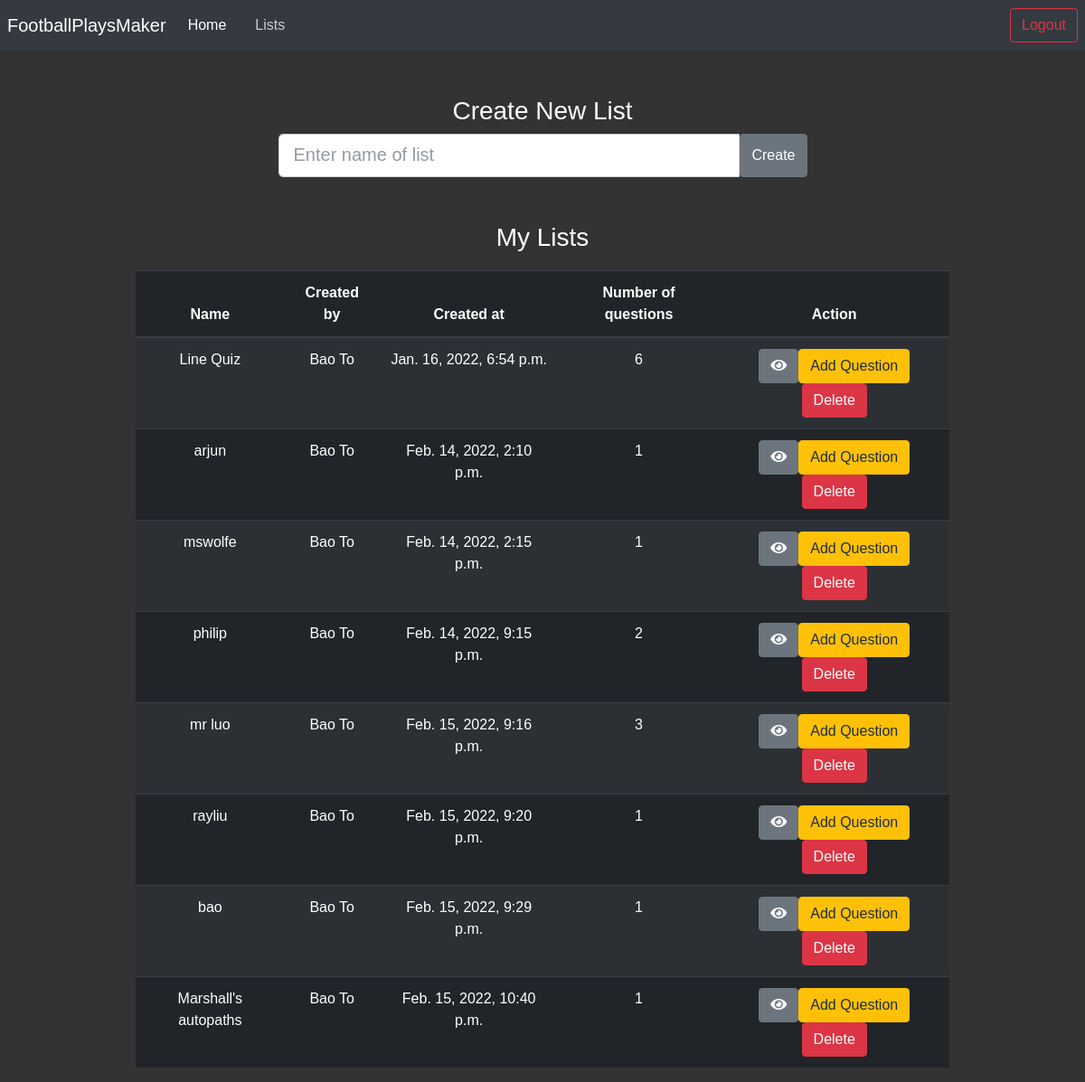
The app's page /createlist (signed in), older data.
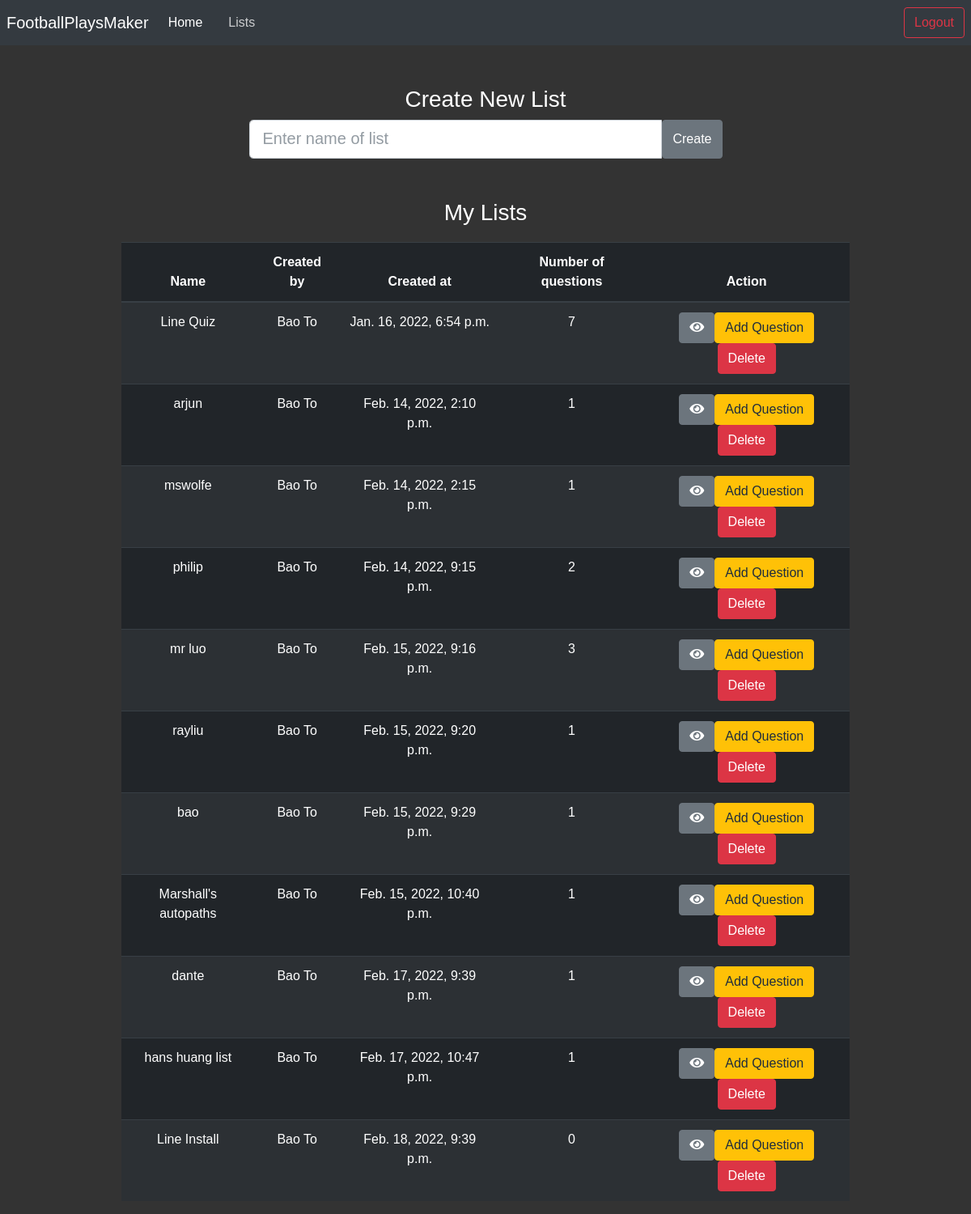
The same page, newer data.
### main/models.py (models this page shows, shortened)
class List(models.Model):
    list_name = models.CharField(max_length=255)
    user = models.ForeignKey(User, related_name="lists", on_delete=models.CASCADE)
    created_at = models.DateTimeField(auto_now_add=True) #used for logging the time that the user signed up
    number_of_questions = models.IntegerField(default=0) #used to collect the number of questions that are collected by the user

class User(models.Model):
    first_name = models.CharField(max_length=255)
    last_name = models.CharField(max_length=255)
    email = models.CharField(max_length=255)
    password = models.CharField(max_length=255)
    def __str__(self): #this is like the getInstance() method in Frc, it gets the instance object
        return self.first_name + " " + self.last_name

### main/views.py (the view, shortened to what this page needs)
# urls.py: path('createlist', createlist, name='createlist'),
def createlist(request):
    if request.method == 'GET':
        lists = List.objects.filter(user=request.session['user'])
        return render(request, 'createlist.html', {'lists': lists})

### templates/createlist.html (shortened to what this page needs)
{% load static %}
<!DOCTYPE html>
<html lang="en">
  <head>
    <link
      rel="stylesheet"
      href="https://maxcdn.bootstrapcdn.com/bootstrap/4.0.0/css/bootstrap.min.css"
    />
    <link rel="stylesheet" href="{% static 'dist/css/adminlte.min.css' %}" />
    <link rel="stylesheet" href="https://cdnjs.cloudflare.com/ajax/libs/font-awesome/5.11.2/css/fontawesome.min.css">
    <link rel="stylesheet" href="https://cdnjs.cloudflare.com/ajax/libs/font-awesome/5.11.2/css/all.min.css">
  </head>
  <body style="background-color: #333;font-family: Helvetica;font-style: bold;">
    <nav class="navbar navbar-expand-lg navbar-dark bg-dark">
      <div class="collapse navbar-collapse" id="navbarTogglerDemo01">
        <a class="navbar-brand" href="/">FootballPlaysMaker</a>
        <ul class="navbar-nav mr-auto mt-2 mt-lg-0">
          <li class="nav-item active">
            <a class="nav-link" href="/"
              >Home </a
            >
          </li>
          <li class="nav-item">
            <a class="nav-link" href="/lists">Lists <span class="sr-only">(current)</span></a>
          </li>
        </ul>
        <a
          href="/logout"
          style="margin-left: 10px"
          class="btn btn-outline-danger my-2 my-sm-0"
          type="submit"
          >Logout</a
        >
      </div>
    </nav>
    <h3 style="color: white;text-align: center;margin-top: 50px;">Create New List</h3>
    <div class="container" style="width: 50%;">
    <form action="/createlist" method="post">
        <div class="input-group input-group-lg">
            <input type="text" name="name"  placeholder="Enter name of list" class="form-control" aria-label="Sizing example input" aria-describedby="inputGroup-sizing-lg">
            <input type="submit" value="Create" class="btn btn-secondary">
        </div>
    </form>
</div>
    <h3 style="color: white;text-align: center;margin-top: 50px;">My Lists</h3>
    <div class="container d-flex justify-content-center" style="margin-top: 20px;">
    <table class="table table-striped table-dark " style="width: 80%;text-align: center;">
        <thead>
          <tr>
            <th scope="col">Name</th>
            <th scope="col">Created by</th>
            <th scope="col">Created at</th>
            <th scope="col">Number of questions</th>
            <th scope="col">Action</th>
          </tr>
        </thead>
        <tbody>
        {% for list in lists %}
          <tr>
            <td>{{list.list_name}}</td>
            <td>{{list.user}}</td>
            <td>{{list.created_at}}</td>
            <td>{{list.number_of_questions}}</td>
            <td><a href="/view/{{list.id}}" class="btn btn-secondary"><i class="fa fa-eye"></i></a><a href="/add_question/{{list.id}}" class="btn btn-warning">Add Question</a><a href="/delete_list/{{list.id}}" class="btn btn-danger">Delete</a></td>
          </tr>
        {% endfor %}
        </tbody>
      </table>
    </div>
  </body>
</html>

Row changes from the older to the newer data that the page shows:
changed List "Line Quiz": number_of_questions "6" → "7"
added List: list_name "dante", user "Bao To", created_at "Feb. 17, 2022, 9:39 p.m.", number_of_questions "1"
added List: list_name "hans huang list", user "Bao To", created_at "Feb. 17, 2022, 10:47 p.m.", number_of_questions "1"
added List: list_name "Line Install", user "Bao To", created_at "Feb. 18, 2022, 9:39 p.m.", number_of_questions "0"
